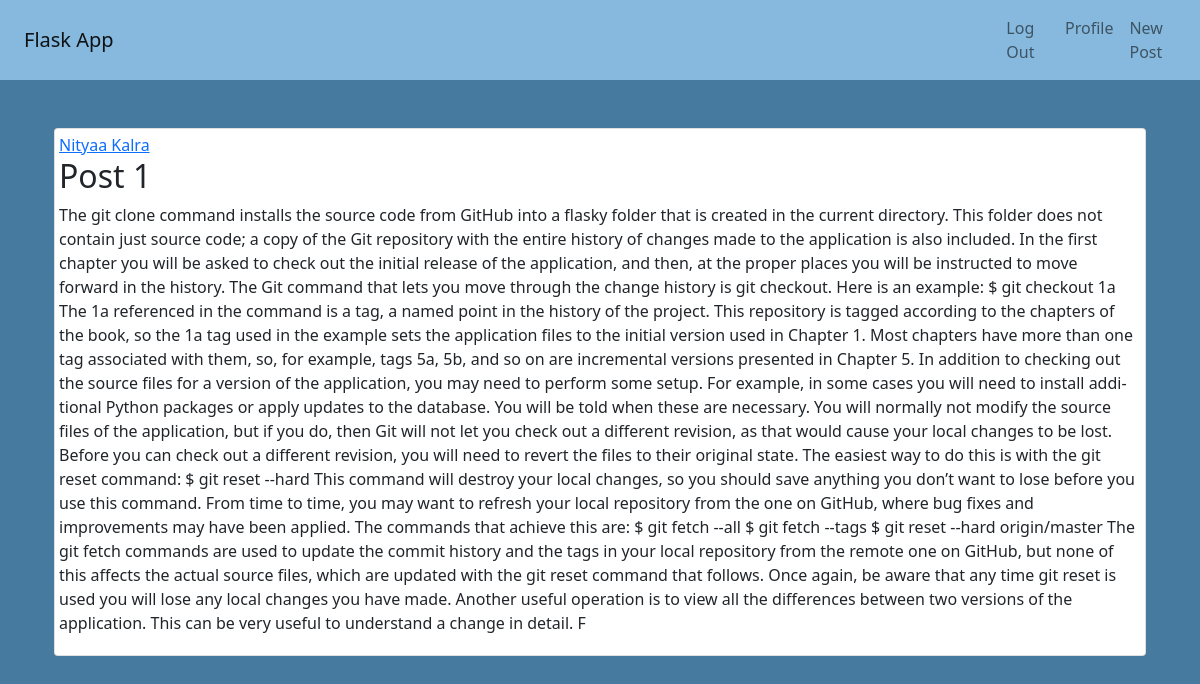
The app's page /post/1 (signed in) with its own data.
### mainApp/models.py (models this page shows, shortened)
class User(db.Model, UserMixin):
    id = db.Column(db.Integer, primary_key=True)
    username = db.Column(db.String(20), unique=True)
    email = db.Column(db.String(120), unique=True)
    image_file = db.Column(db.String(20), default='default.jpg')
    password = db.Column(db.String(60))
    posts = db.relationship('Post', backref='author', lazy=True)

class Post(db.Model):
    id = db.Column(db.Integer, primary_key=True)
    title = db.Column(db.String(100))
    content = db.Column(db.Text)
    user_id = db.Column(db.Integer, db.ForeignKey('user.id'))

### mainApp/posts/routes.py (the view)
@posts.route('/post/<post_id>')
def post(post_id):
    post= Post.query.get_or_404(post_id)
    return render_template('post.html', post=post)

### mainApp/models.py (called while the page is built)
@login_manager.user_loader
def load_user(user_id):
    return User.query.get(int(user_id))

### mainApp/templates/post.html (shortened to what this page needs)
{% extends "base.html" %}
{% block content %}
<div class="container mt-5 d-flex justify-content-center">
    <div class="card p-1">
        <div class="d-flex align-items-center mx-auto">
                <div class="row">
                    <a class="mr-2" href="{{url_for('users.profile')}}">{{ post.author.username }}</a>
                    <h2 class="article-title">{{ post.title }}</h2>
                    <p class="article-content">{{ post.content }}</p>
                </div>
        </div>
    </div>
</div>
{% endblock content %}

### records on screen
User: author.username "Nityaa Kalra"
Post: title "Post 1", content "The git clone command installs the source code from GitHub into a flasky folder that is created in the current directory. This folder does not contain just source code; a copy of the Git repository with the entire history of changes made to the application is also included. In the first chapter you will be asked to check out the initial release of the application, and then, at the proper places you will be instructed to move forward in the history. The Git command that lets you move through the change history is git checkout. Here is an example: $ git checkout 1a The 1a referenced in the command is a tag, a named point in the history of the project. This repository is tagged according to…"
